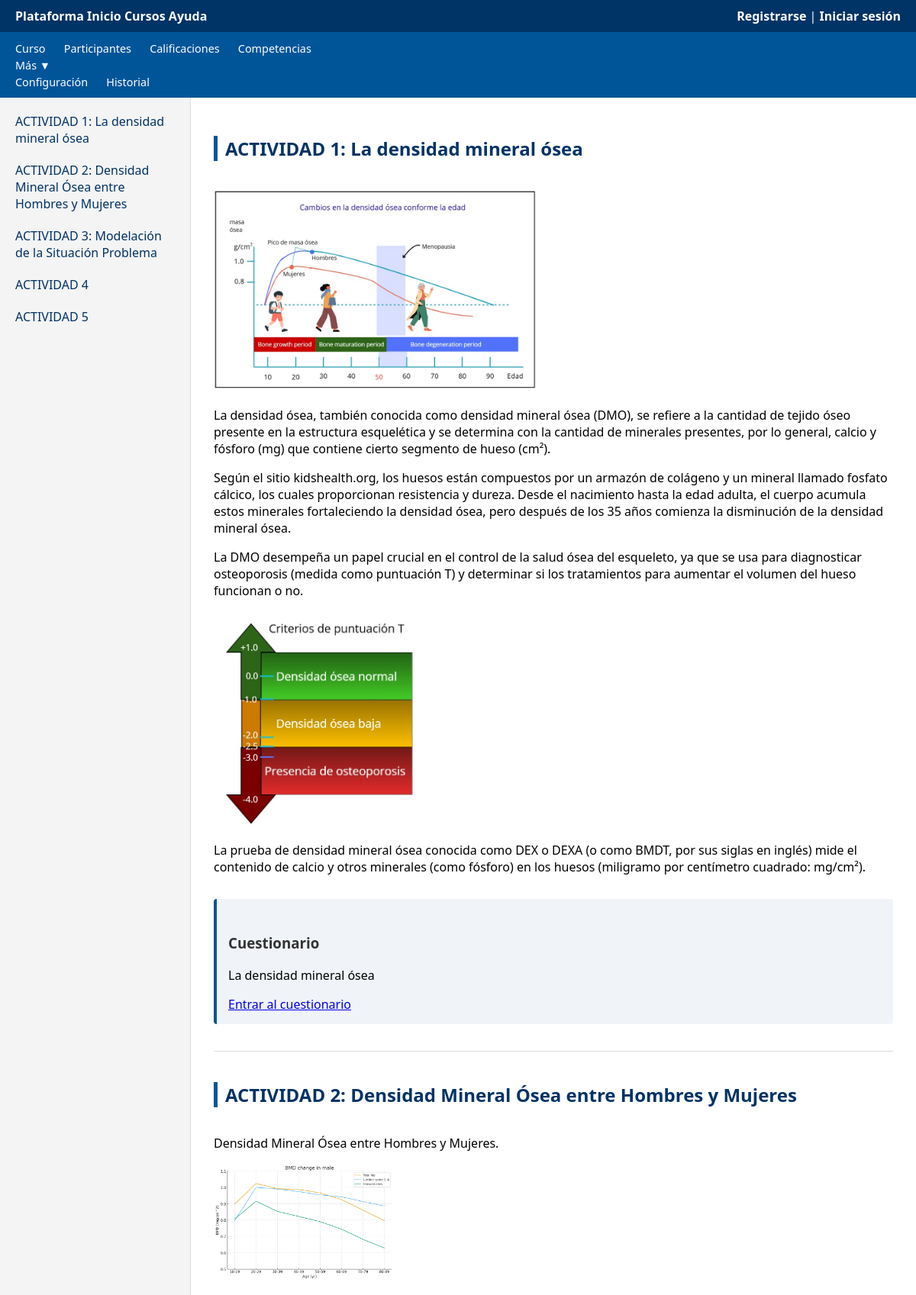
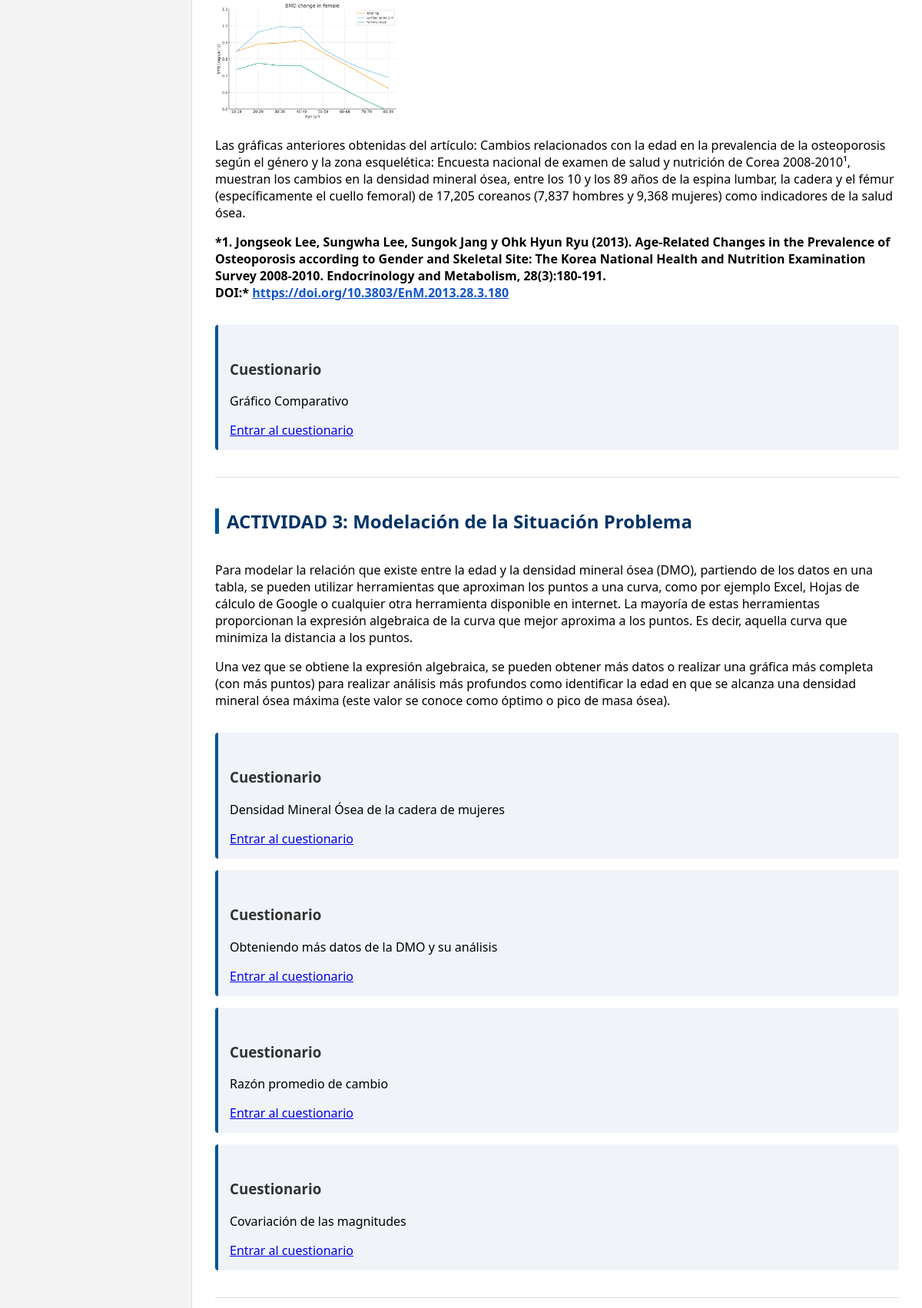
The page / (upper part) on the database its author committed (2 pictures, top to bottom).
### contenido/models.py (models this page shows, shortened)
class Actividad(models.Model):
    titulo = models.CharField(max_length=200)
    descripcion = CKEditor5Field('Text', config_name='extends', blank=True)

class Componente(models.Model):
    TIPOS = (
        ("foro", "Foro"),
        ("examen", "Examen"),
        ("cuestionario", "Cuestionario"),
    )
    actividad = models.ForeignKey(Actividad, related_name="componentes", on_delete=models.CASCADE)
    tipo = models.CharField(max_length=20, choices=TIPOS)
    titulo = models.TextField(blank=True)
    formulario = models.ForeignKey(Formulario, null=True, blank=True, on_delete=models.SET_NULL, related_name="componentes")

### contenido/views.py (the view)
# urls.py: path('', views.teaching_sequence, name='teaching_sequence'),
def teaching_sequence(request):
    actividades = Actividad.objects.prefetch_related("componentes").all()
    return render(request, "contenido/secuencia.html", {"activities": actividades})

### contenido/context_processors.py (called while the page is built)
def glosario_global(request):
    glosario = GlosarioGlobal.objects.last()
    return {'glosario_global': glosario}

### contenido/templates/contenido/secuencia.html (shortened to what this page needs)
<!DOCTYPE html>
<html lang="es">
<head>
    {% load static %}
    <link rel="stylesheet" href="{% static 'contenido/css/estilos.css' %}">
    </head>
<body>
<header>
    <div class="navbar">
        <strong>Plataforma</strong>
        <a href="#">Inicio</a>
        <a href="#">Cursos</a>
        <a href="#">Ayuda</a>
    </div>
    <div style="float: right;">
    {% if user.is_authenticated %}
        {{ user.username }} |
        <form id="logout-form" action="{% url 'logout' %}" method="post" style="display: inline;">
            {% csrf_token %}
            <button type="submit" style="background:none;border:none;color:white;cursor:pointer;">Cerrar sesión</button>
        </form>
    {% else %}
        <a href="{% url 'register' %}">Registrarse</a> |
        <a href="{% url 'login' %}?next={{ request.path }}">Iniciar sesión</a>
    {% endif %}
    </div>
</header>
<div class="subheader">
    <div class="subnav">
        <a href="#">Curso</a>
        <a href="#">Participantes</a>
        <a href="#">Calificaciones</a>
        <a href="#">Competencias</a>
        <div class="dropdown">
            <a href="#">Más ▼</a>
            <div class="dropdown-content">
                <a href="#">Configuración</a>
                <a href="#">Historial</a>
            </div>
        </div>
    </div>
</div>
<div class="layout">
    <aside class="sidebar">
        {% for activity in activities %}
            <a href="#actividad{{ activity.id }}">{{ activity.titulo }}</a>
        {% endfor %}
    </aside>
    <main class="content">
        {% for activity in activities %}
            <div class="activity" id="actividad{{ activity.id }}">
                <h2>{{ activity.titulo }}</h2>
                <div class="descripcion">
                    {{ activity.descripcion|safe }}
                </div>
                {% for comp in activity.componentes.all %}
                    <div class="component">
                        {% if comp.tipo == "texto" %}
                            <h3>Texto</h3>
                            <p>{{ comp.contenido }}</p>
                            {% if user.is_staff %}
                            <div style="margin-top:6px;font-size:0.9rem;"><a href="{% url 'editar_componente' comp.id %}">Editar componente</a>
                            &nbsp;|&nbsp; <a href="{% url 'eliminar_componente' comp.id %}">Eliminar componente</a></div>
                            {% endif %}
                        {% elif comp.tipo == "foro" %}
                           <h3>Foro</h3>
                            <p>{{ comp.titulo }}</p>
                            {% if user.is_staff %}
                            <div style="margin-top:6px;font-size:0.9rem;">
                                <a href="{% url 'editar_componente' comp.id %}">Editar componente</a>
                                &nbsp;|&nbsp;
                                <a href="{% url 'editar_foro' foro_id=comp.foro.id %}">Editar descripción</a>
                                &nbsp;|&nbsp;
                                <a href="{% url 'eliminar_componente' comp.id %}">Eliminar componente</a>
                            </div>
                            {% endif %}
                            {% if comp.foro %}
                                <a href="{% url 'foro_detalle' comp.foro.id %}">Entrar al foro</a>
                            {% endif %}
                        {% elif comp.tipo == "examen" %}
                            <h3>Examen</h3>
                            <p>{{ comp.titulo }}</p>
                            {% if user.is_staff %}
                            <div style="margin-top:6px;font-size:0.9rem;">
                                <a href="{% url 'editar_componente' comp.id %}">Editar componente</a>
                                &nbsp;|&nbsp;
                                <a href="{% url 'editar_examen_desc' comp.id %}">Editar descripción</a>
                                &nbsp;|&nbsp;
                                <a href="{% url 'eliminar_componente' comp.id %}">Eliminar componente</a>
                            </div>
                            {% endif %}
                            {% if comp.formulario %}
                                <a href="{% url 'examen_detalle' comp.id %}">Entrar al examen</a>
                            {% endif %}
                        {% elif comp.tipo == "cuestionario" %}
                            <h3>Cuestionario</h3>
                            <p>{{ comp.titulo }}</p>
                            {% if comp.formulario %}
                                <a href="{% url 'cuestionario_detalle' comp.id %}">Entrar al cuestionario</a>
                            {% endif %}
                        {% endif %}
                    </div>
                {% endfor %}
            </div>
        {% endfor %}
    </main>
</div>
</body>
</html>

### contenido/static/contenido/css/estilos.css (style rules this page uses)
body { font-family: 'Segoe UI', Tahoma, Geneva, Verdana, sans-serif; background-color: #eef2f5; margin: 0; padding: 0; }
header { background: #003366; color: white; padding: 10px 20px; display: flex; justify-content: space-between; align-items: center; }
header a, header a:visited { color: white !important; text-decoration: none; font-weight: bold; }
.subheader { background: #005599; padding: 10px 20px; display: flex; align-items: center; }
.subnav a, .subnav a:visited { color: white; margin-right: 20px; text-decoration: none; font-size: 0.9rem; }
.layout { display: flex; height: calc(100vh - 100px); }
.sidebar { width: 250px; background: #f4f4f4; height: 100%; overflow-y: auto; padding: 15px; box-shadow: inset -1px 0 0 #ddd; box-sizing: border-box; }
.sidebar a, .sidebar a:visited { display: block; margin-bottom: 10px; text-decoration: none; color: #003366; padding: 5px; border-radius: 4px; }
.content { flex: 1; padding: 30px; height: 100%; overflow-y: auto; background-color: white; box-sizing: border-box; }
.activity { margin-bottom: 40px; border-bottom: 1px solid #ddd; padding-bottom: 20px; }
.activity h2 { color: #003366; border-left: 5px solid #005599; padding-left: 10px; }
.component { background: #f0f4f8; padding: 15px; margin: 15px 0; border-left: 4px solid #005599; border-radius: 4px; }
.component h3 { margin-top: 0; color: #333; }
.content img, .descripcion img, .component img, figure.image img, main img { max-width: 100%; height: auto !important; }
.descripcion { overflow-x: hidden; overflow-y: visible; word-wrap: break-word; }
.content h3, .content h4, .content form, .comentarios-section, hr { clear: both !important; display: block; width: 100%; margin-top: 30px; }

### rows shown on the page
Actividad: titulo "ACTIVIDAD 1: La densidad mineral ósea", descripcion (picture), descripcion "La densidad ósea, también conocida como densidad mineral ósea (DMO), se refiere a la cantidad de tejido óseo presente en la estructura esquelética y se determina con la cantidad de minerales presentes, por lo general, calcio y fósforo (mg) que contiene cierto segmento de hueso (cm²). Según el sitio kidshealth.org, los huesos están compuestos por un armazón de colágeno y un mineral llamado fosfato cálcico, los cuales proporcionan resistencia y dureza. Desde el nacimiento hasta la edad adulta, el cuerpo acumula estos minerales fortaleciendo la densidad ósea, pero después de los 35 años comienza la disminución de la densidad mineral ósea. La DMO desempeña un papel crucial en el control de la…"
Actividad: titulo "ACTIVIDAD 2: Densidad Mineral Ósea entre Hombres y Mujeres", descripcion "Densidad Mineral Ósea entre Hombres y Mujeres. Las gráficas anteriores obtenidas del artículo: Cambios relacionados con la edad en la prevalencia de la osteoporosis según el género y la zona esquelética: Encuesta nacional de examen de salud y nutrición de Corea 2008-2010¹, muestran los cambios en la densidad mineral ósea, entre los 10 y los 89 años de la espina lumbar, la cadera y el fémur (específicamente el cuello femoral) de 17,205 coreanos (7,837 hombres y 9,368 mujeres) como indicadores de la salud ósea. *1. Jongseok Lee, Sungwha Lee, Sungok Jang y Ohk Hyun Ryu (2013). Age-Related Changes in the Prevalence of Osteoporosis according to Gender and Skeletal Site: The Korea National Health…", descripcion (picture)
Actividad: titulo "ACTIVIDAD 3: Modelación de la Situación Problema", descripcion "Para modelar la relación que existe entre la edad y la densidad mineral ósea (DMO), partiendo de los datos en una tabla, se pueden utilizar herramientas que aproximan los puntos a una curva, como por ejemplo Excel, Hojas de cálculo de Google o cualquier otra herramienta disponible en internet. La mayoría de estas herramientas proporcionan la expresión algebraica de la curva que mejor aproxima a los puntos. Es decir, aquella curva que minimiza la distancia a los puntos. Una vez que se obtiene la expresión algebraica, se pueden obtener más datos o realizar una gráfica más completa (con más puntos) para realizar análisis más profundos como identificar la edad en que se alcanza una densidad…"
Actividad: titulo "ACTIVIDAD 4"
Actividad: titulo "ACTIVIDAD 5"
Componente: titulo "La densidad mineral ósea", shows "Entrar al cuestionario"
Componente: titulo "Gráfico Comparativo", shows "Entrar al cuestionario"
Componente: titulo "Densidad Mineral Ósea de la cadera de mujeres", shows "Entrar al cuestionario"
Componente: titulo "Obteniendo más datos de la DMO y su análisis", shows "Entrar al cuestionario"
Componente: titulo "Razón promedio de cambio", shows "Entrar al cuestionario"
Componente: titulo "Covariación de las magnitudes", shows "Entrar al cuestionario"
